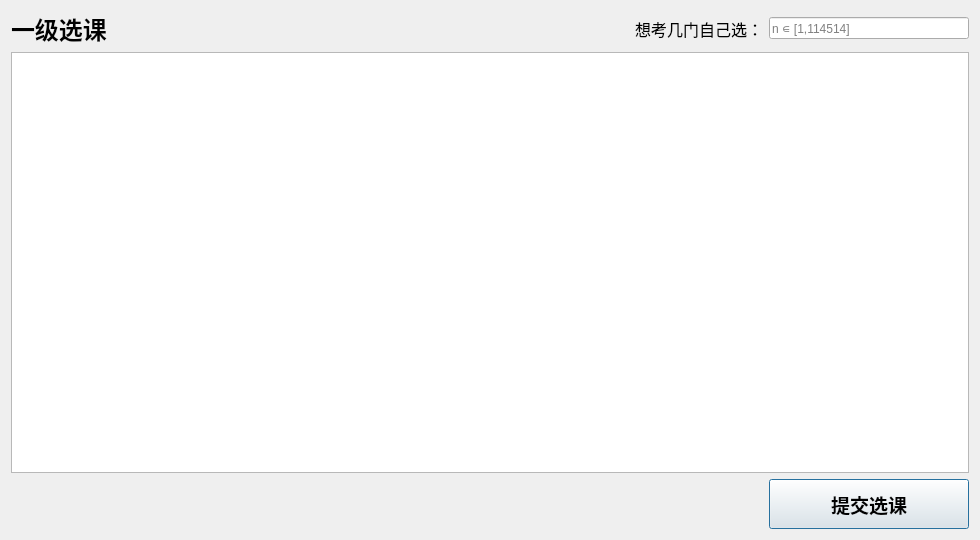
<?xml version="1.0" encoding="UTF-8"?>
<ui version="4.0">
 <class>registrationWindow</class>
 <widget class="QDialog" name="registrationWindow">
  <property name="geometry">
   <rect>
    <x>0</x>
    <y>0</y>
    <width>980</width>
    <height>540</height>
   </rect>
  </property>
  <property name="windowTitle">
   <string>Registration</string>
  </property>
  <layout class="QVBoxLayout" name="verticalLayout">
   <item>
    <layout class="QHBoxLayout" name="horizontalLayout">
     <item>
      <widget class="QLabel" name="label">
       <property name="font">
        <font>
         <pointsize>18</pointsize>
         <bold>true</bold>
        </font>
       </property>
       <property name="text">
        <string>一级选课</string>
       </property>
      </widget>
     </item>
     <item>
      <widget class="QLabel" name="label_2">
       <property name="font">
        <font>
         <pointsize>12</pointsize>
        </font>
       </property>
       <property name="text">
        <string>想考几门自己选：</string>
       </property>
       <property name="alignment">
        <set>Qt::AlignmentFlag::AlignRight|Qt::AlignmentFlag::AlignTrailing|Qt::AlignmentFlag::AlignVCenter</set>
       </property>
      </widget>
     </item>
     <item>
      <widget class="QLineEdit" name="roundCountEdit">
       <property name="maximumSize">
        <size>
         <width>200</width>
         <height>16777215</height>
        </size>
       </property>
       <property name="maxLength">
        <number>6</number>
       </property>
       <property name="placeholderText">
        <string>n ∊ [1,114514]</string>
       </property>
      </widget>
     </item>
    </layout>
   </item>
   <item>
    <widget class="QListWidget" name="courseList">
     <property name="selectionMode">
      <enum>QAbstractItemView::SelectionMode::MultiSelection</enum>
     </property>
    </widget>
   </item>
   <item alignment="Qt::AlignmentFlag::AlignRight">
    <widget class="QPushButton" name="submitCourses">
     <property name="sizePolicy">
      <sizepolicy hsizetype="Fixed" vsizetype="Preferred">
       <horstretch>0</horstretch>
       <verstretch>0</verstretch>
      </sizepolicy>
     </property>
     <property name="minimumSize">
      <size>
       <width>200</width>
       <height>50</height>
      </size>
     </property>
     <property name="maximumSize">
      <size>
       <width>300</width>
       <height>16777215</height>
      </size>
     </property>
     <property name="font">
      <font>
       <pointsize>14</pointsize>
       <bold>true</bold>
      </font>
     </property>
     <property name="text">
      <string>提交选课</string>
     </property>
    </widget>
   </item>
  </layout>
 </widget>
 <resources/>
 <connections/>
</ui>
